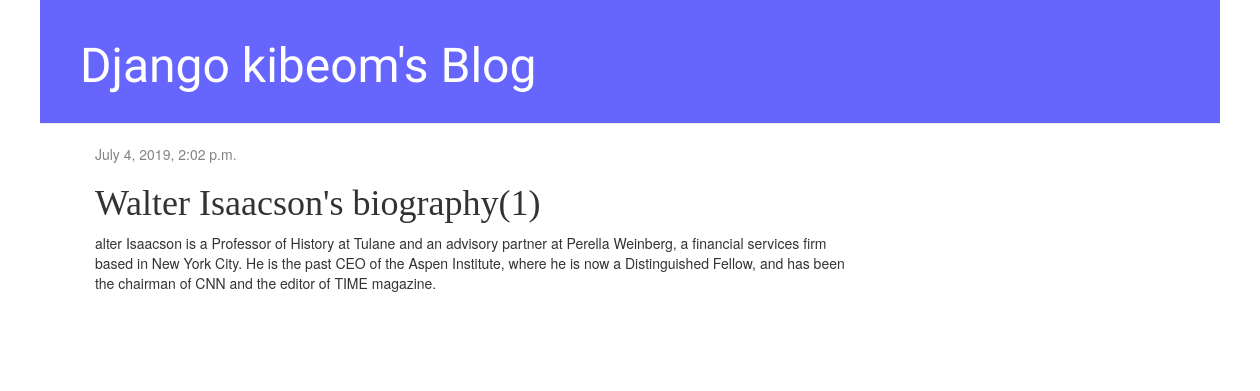
The app's page /post/1/ with its own data.
### blog/models.py (models this page shows, shortened)
class Post(models.Model):
    author = models.ForeignKey(
        'auth.User', on_delete = models.CASCADE)
    title = models.CharField(max_length=200)
    text = models.TextField()
    created_date = models.DateTimeField(default=timezone.now)
    published_date = models.DateTimeField(blank=True, null=True)

### blog/views.py (the view)
# urls.py: path('post/<int:pk>/', views.post_detail, name='post_detail'),
def post_detail(request, pk):
    post = get_object_or_404(Post, pk=pk)
    return render(request, 'blog/post_detail.html',
                  {'post': post})

### blog/templates/blog/post_detail.html (shortened to what this page needs)
{% extends 'blog/base.html' %}
{% block content %}
    <div class="post">
        {% if post.published_date %}
            <div class="date">
               <p>{{ post.published_date }}</p>
            </div>
        {% endif %}
        <h1>{{ post.title }}</h1>
        <p>{{ post.text|linebreaksbr }}</p>
    </div>
{% endblock %}

### blog/static/css/blog.css (style rules this page uses)
body { padding-left: 40px; padding-right: 40px; }
h1, h2, h3, h4 { font-family: 'Lobster', cursive; }
.date { color: #828282; }
.post { margin-bottom: 70px; }

### records on screen
Post: published_date "July 4, 2019, 2:02 p.m.", title "Walter Isaacson's biography(1)", text "alter Isaacson is a Professor of History at Tulane and an advisory partner at Perella Weinberg, a financial services firm based in New York City. He is the past CEO of the Aspen Institute, where he is now a Distinguished Fellow, and has been the chairman of CNN and the editor of TIME magazine."
